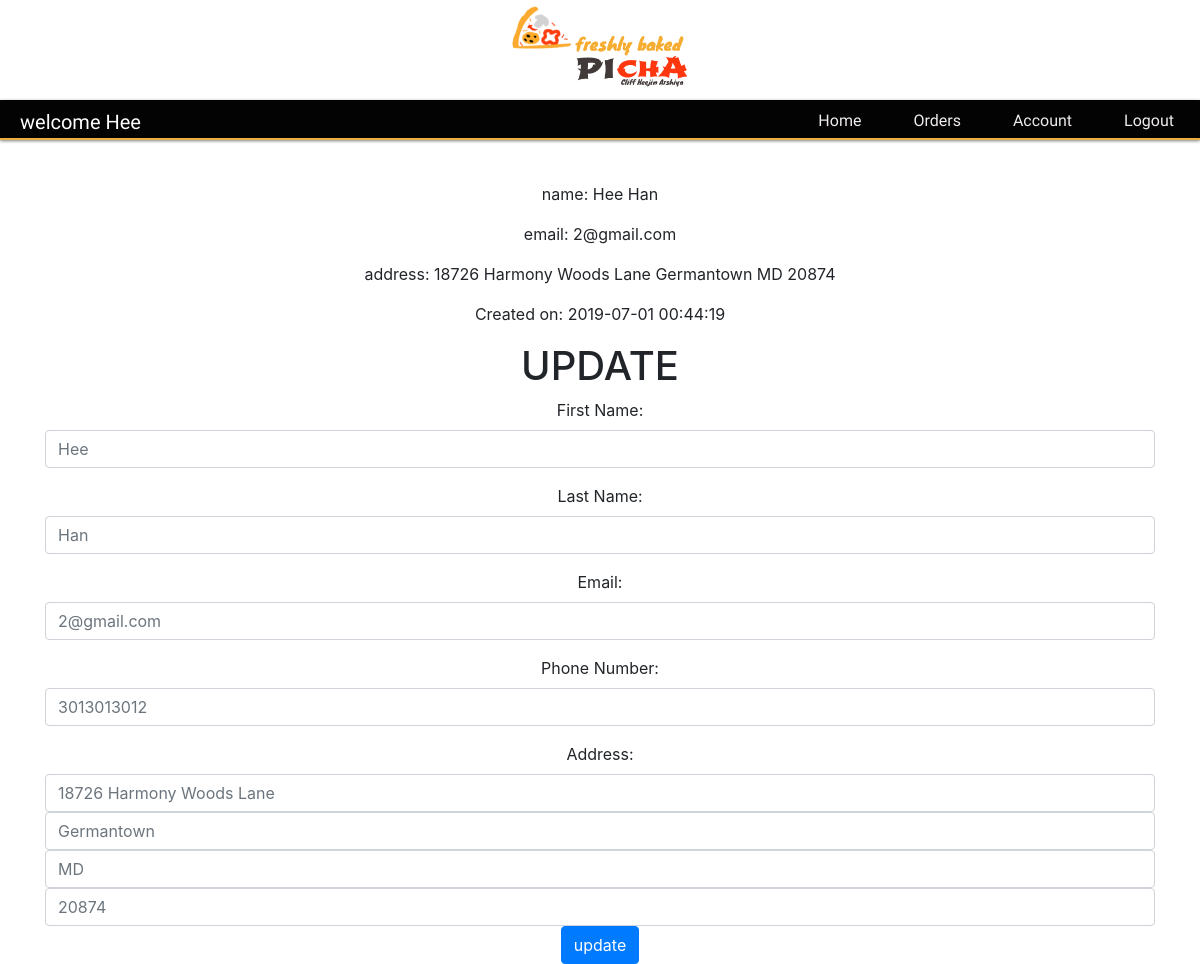
Screenshot of /users/account (signed in) with the database file from the repository.
### models.py (models this page shows, shortened)
class User(db.Model):
    __tablename__="users"
    id = db.Column(db.Integer, primary_key=True)
    first_name = db.Column(db.String(255), nullable=False)
    last_name = db.Column(db.String(255), nullable=False)
    email = db.Column(db.String(255), nullable=False)
    phone = db.Column(db.String(255), nullable=False)
    password = db.Column(db.String(255), nullable=False)
    created_at = db.Column(db.DateTime, server_default=func.now())
    updated_at = db.Column(db.DateTime, server_default=func.now(), onupdate=func.now())

class Address(db.Model):
    __tablename__='addresses'
    id = db.Column(db.Integer, primary_key=True)
    street = db.Column(db.String(255))
    city = db.Column(db.String(255))
    state = db.Column(db.String(255))
    zip_code = db.Column(db.String(255))
    created_at = db.Column(db.DateTime, server_default=func.now())
    updated_at = db.Column(db.DateTime, server_default=func.now(), onupdate=func.now())
    user_id = db.Column(db.Integer, db.ForeignKey('users.id'))
    user = db.relationship('User', foreign_keys=[user_id], backref=db.backref('addresses', cascade='all'))

### controllers.py (the view)
def account():
    if 'user_id' not in session:
        return redirect(url_for('users:new'))
    current_user = User.query.get(session['user_id'])
    user_address = current_user.addresses[0]
    print(user_address)
    return render_template('user_account.html', user = current_user, address = user_address)

### templates/user_account.html (shortened to what this page needs)
<!DOCTYPE html>
<html lang="en">
<head>
    <link rel="stylesheet" href="https://stackpath.bootstrapcdn.com/bootstrap/4.3.1/css/bootstrap.min.css">
    <link rel="stylesheet" type="text/css" href="/static/dashboard.css">
</head>
<body>
    <div class="header">
        <div class="logo">
            <a href="{{ url_for('dashboard') }}"><img src="../static/picha.png"></a>
        </div>
        <div class="header_info">
            <h2>welcome {{ user.first_name }}</h2>
            <ul class="nav">
                <li class="nav-item">
                    <a class="nav-link" href="{{ url_for('dashboard') }}">Home</a>
                </li>
                <li class="nav-item">
                    <a class="nav-link" href="{{ url_for('order') }}">Orders</a>
                </li>
                <li class="nav-item">
                    <a class="nav-link" href="{{ url_for('users:account') }}">Account</a>
                </li>
                <li class="nav-item">
                    <a class="nav-link" href="{{ url_for('users:logout') }}">Logout</a>
                </li>
            </ul>
        </div>
    </div>
    <div class="center">
        <div class="account_info">
            <p>name: {{ user.first_name }} {{ user.last_name }}</p>
            <p>email: {{ user.email }}</p>
            <p>address: {{ address.street }} {{ address.city }} {{ address.state }} {{ address.zip_code }} </p>
            <p>Created on: {{ user.created_at }}</p>
        </div>
        <h1>UPDATE</h1>
        <div class="container">
            <form action="{{ url_for('users:update') }}" method="post">
                <div class = "form-group">
                    <label for="first_name">First Name:</label>
                    <input type="text" class="form-control" name="first_name" id="" placeholder="{{ user.first_name }}">
                </div>
                <div class = "form-group">
                    <label for="last_name">Last Name:</label>
                    <input type="text" class="form-control" name="last_name" id="" placeholder="{{ user.last_name }}">
                </div>
                <div class = "form-group">
                    <label for="email">Email:</label>
                    <input type="text" class="form-control" name="email" id="" placeholder="{{ user.email }}">
                </div>
                <div class = "form-group">
                    <label for="phone">Phone Number:</label>
                    <input type="text" class="form-control" name="phone" id="" placeholder="{{ user.phone }}">
                </div>
                <label for="first_name">Address:</label>
                <input type="text"  class="form-control" name="street" id="" placeholder="{{ address.street }}">
                <input type="text" class="form-control" name="city" id="" placeholder="{{ address.city }}">
                <input type="text" class="form-control" name="state" id="" placeholder="{{ address.state }}">
                <input type="text" class="form-control" name="zip_code" id="" placeholder="{{ address.zip_code }}">
                <input type="submit" class="btn btn-primary" value="update">
            </form>
        </div>
    </div>
</body>
</html>

### static/dashboard.css (style rules this page uses)
body { margin: 0; }
body::after { background-image: url('../static/slice.jpg'); background-size: cover; opacity: .4; z-index: -2; }
h2 { font-family: 'Kalam', cursive; float: left; display: block; font-size: 20px; color: #fff; margin-top:10px; margin-left: 20px; }
ul.nav { margin: 0px; float: right; }
li { font-family: 'Kalam', cursive; padding: 10px; font-size: 16px; line-height: 5px; text-align: center; }
.logo { text-align: center; }
.logo img { margin-top:0px; height: 100px; text-align: center; margin-left: auto; margin-right: auto; }
.nav-link { color: rgb(241, 236, 236); }
.header_info { background-color: rgba(3, 3, 3); height: 40px; margin: 0px; border-bottom: 2px solid rgb(236, 175, 62); box-shadow: 0 1px 3px 0 rgba(0,0,0,0.50); }
.center { background-position: center center; background-repeat: no-repeat; background-size: cover; height: 550px; text-align: center; }

### rows the page displays
User: first_name "Hee", last_name "Han", email "2@gmail.com", created_at "2019-07-01 00:44:19", phone "3013013012"
Address: street "18726 Harmony Woods Lane", city "Germantown", state "MD", zip_code "20874"
